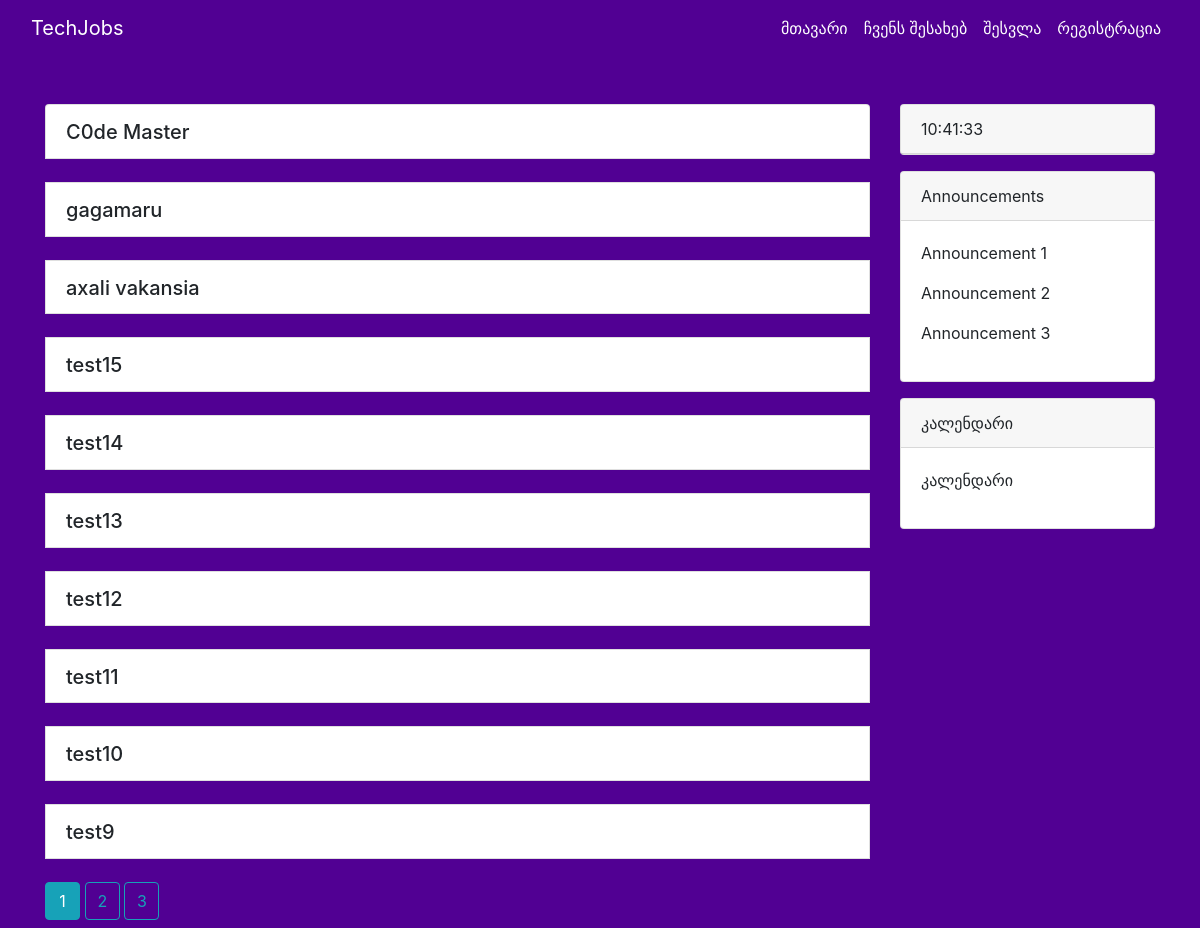
Page /home on the earlier database version.
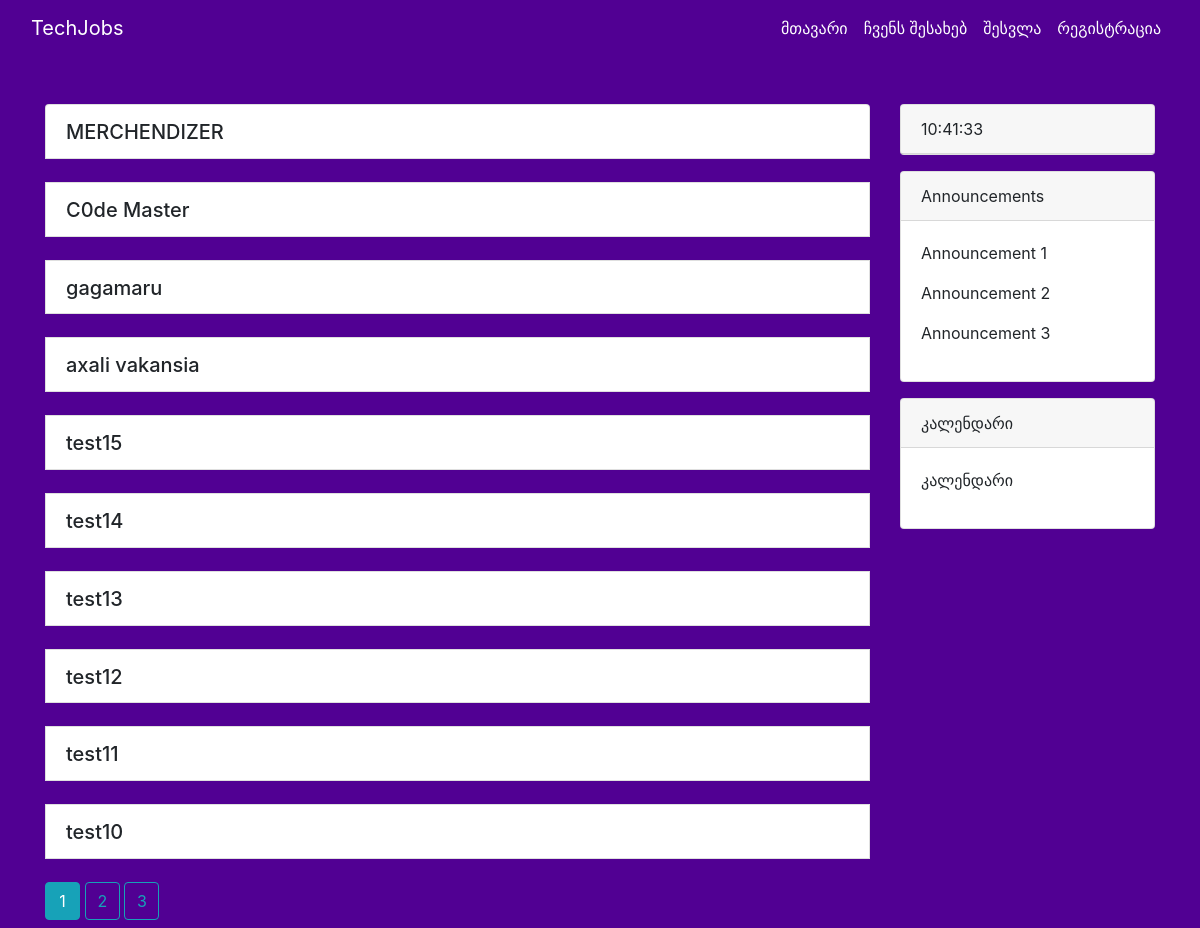
Same page on the later database version.
### app/models.py (models this page shows, shortened)
class Job(db.Model):
    id = db.Column(db.Integer, primary_key=True)
    title = db.Column(db.String(20), unique=True, nullable=False)
    date_posted = db.Column(db.DateTime, nullable=False, default=datetime.utcnow)
    description = db.Column(db.Text, nullable=False)
    user_id = db.Column(db.Integer, db.ForeignKey('user.id'), nullable=False)

### app/main/routes.py (the view)
@main.route('/')
@main.route('/home')
def home():
    page = request.args.get('page', 1, type=int)
    jobs = Job.query.order_by(Job.date_posted.desc()).paginate(page=page, per_page=10)
    return render_template('home.html', jobs=jobs)

### app/templates/home.html (shortened to what this page needs)
{% extends "base.html" %}
{% block content %}
<br>
<br>
<div class="row">
    <div class="col-md-9 offset-md-0">
        <ul class="list-group">
            {% for job in jobs.items %}
            <li class="list-group-item">
                <div class="d-flex justify-content-between align-items-center">
                    <div>
                        <h4 class="mb-0">
                            <a class="job-title" href="#" data-toggle="collapse" data-target="#job-{{ loop.index }}">
                                {{ job.title }}
                            </a>
                        </h4>
                    </div>
                </div>
            </li>
            <br>
            {% endfor %}
            <div class="page-links">
                {% for page_num in jobs.iter_pages() %}
                {% if page_num %}
                {% if jobs.page == page_num %}
                <a class="btn btn-info mb-2 custom-page-link" href="{{ url_for('main.home', page=page_num) }}">{{ page_num
                    }}</a>
                {% else %}
                <a class="btn btn-outline-info mb-2 custom-page-link" href="{{ url_for('main.home', page=page_num) }}">{{
                    page_num }}</a>
                {% endif %}
                {% endif %}
                {% endfor %}
            </div>
        </ul>
    </div>
    <div class="col-md-3">
        <div class="card mb-3">
            <div class="card-header">
                <div id="live-clock"></div>
            </div>
        </div>
        <div class="card mb-3">
            <div class="card-header">
                Announcements
            </div>
            <div class="card-body">
                <p>Announcement 1</p>
                <p>Announcement 2</p>
                <p>Announcement 3</p>
            </div>
        </div>
        <div class="card">
            <div class="card-header">
                კალენდარი
            </div>
            <div class="card-body">
                <p>კალენდარი</p>
            </div>
        </div>
    </div>
</div>
{% endblock %}

Differences in the rows shown:
no longer on this page (row unchanged): Job: title "test9"
added Job: title "MERCHENDIZER"
